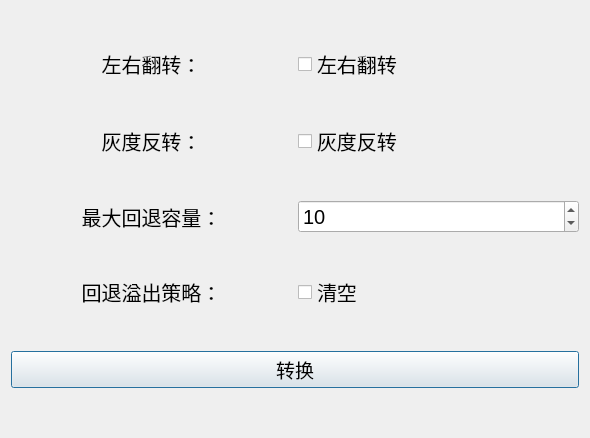
<?xml version="1.0" encoding="UTF-8"?>
<ui version="4.0">
 <class>Utils</class>
 <widget class="QDialog" name="Utils">
  <property name="geometry">
   <rect>
    <x>0</x>
    <y>0</y>
    <width>590</width>
    <height>438</height>
   </rect>
  </property>
  <property name="windowTitle">
   <string>Dialog</string>
  </property>
  <layout class="QGridLayout" name="gridLayout">
   <item row="1" column="1">
    <widget class="QCheckBox" name="grayInverse">
     <property name="font">
      <font>
       <pointsize>15</pointsize>
      </font>
     </property>
     <property name="text">
      <string>灰度反转</string>
     </property>
    </widget>
   </item>
   <item row="1" column="0">
    <widget class="QLabel" name="label_2">
     <property name="font">
      <font>
       <pointsize>15</pointsize>
      </font>
     </property>
     <property name="text">
      <string>灰度反转：</string>
     </property>
     <property name="alignment">
      <set>Qt::AlignCenter</set>
     </property>
    </widget>
   </item>
   <item row="2" column="0">
    <widget class="QLabel" name="label_3">
     <property name="font">
      <font>
       <pointsize>15</pointsize>
      </font>
     </property>
     <property name="text">
      <string>最大回退容量：</string>
     </property>
     <property name="alignment">
      <set>Qt::AlignCenter</set>
     </property>
    </widget>
   </item>
   <item row="0" column="0">
    <widget class="QLabel" name="label">
     <property name="font">
      <font>
       <pointsize>15</pointsize>
      </font>
     </property>
     <property name="text">
      <string>左右翻转：</string>
     </property>
     <property name="alignment">
      <set>Qt::AlignCenter</set>
     </property>
    </widget>
   </item>
   <item row="0" column="1">
    <widget class="QCheckBox" name="symmetry">
     <property name="font">
      <font>
       <pointsize>15</pointsize>
      </font>
     </property>
     <property name="text">
      <string>左右翻转</string>
     </property>
    </widget>
   </item>
   <item row="3" column="0">
    <widget class="QLabel" name="label_4">
     <property name="font">
      <font>
       <pointsize>15</pointsize>
      </font>
     </property>
     <property name="text">
      <string>回退溢出策略：</string>
     </property>
     <property name="alignment">
      <set>Qt::AlignCenter</set>
     </property>
    </widget>
   </item>
   <item row="4" column="0" colspan="2">
    <widget class="QPushButton" name="work">
     <property name="font">
      <font>
       <pointsize>14</pointsize>
      </font>
     </property>
     <property name="text">
      <string>转换</string>
     </property>
    </widget>
   </item>
   <item row="2" column="1">
    <widget class="QSpinBox" name="capacity">
     <property name="font">
      <font>
       <pointsize>15</pointsize>
      </font>
     </property>
     <property name="value">
      <number>10</number>
     </property>
    </widget>
   </item>
   <item row="3" column="1">
    <widget class="QCheckBox" name="isClear">
     <property name="font">
      <font>
       <pointsize>15</pointsize>
      </font>
     </property>
     <property name="text">
      <string>清空</string>
     </property>
    </widget>
   </item>
  </layout>
 </widget>
 <resources/>
 <connections/>
</ui>
